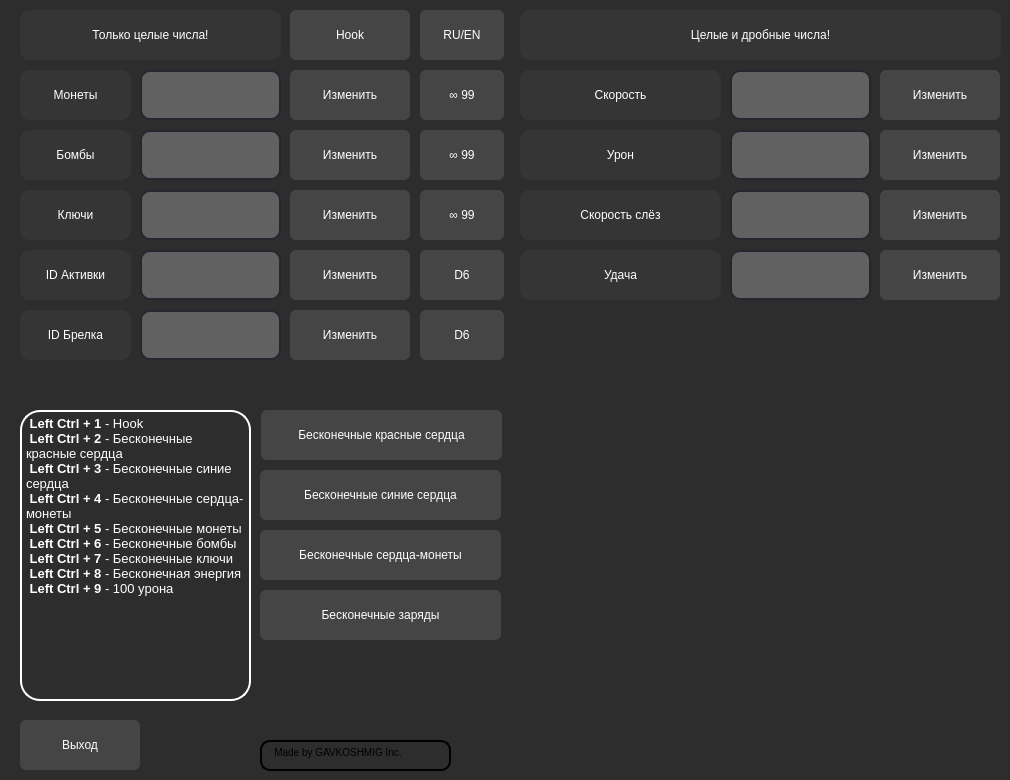
  <widget class="QWidget" name="centralwidget">
   <property name="styleSheet">
    <string notr="true">QWidget{
background-color: rgb(45, 45, 45);
}</string>
   </property>
   <widget class="QLabel" name="Int_Numbers_Only">
    <property name="geometry">
     <rect>
      <x>20</x>
      <y>10</y>
      <width>261</width>
      <height>50</height>
     </rect>
    </property>
    <property name="styleSheet">
     <string notr="true">QLabel{
	color: rgb(255, 255, 255);
	font: 75 11pt &quot;MS Shell Dlg 2&quot;;
	background-color: rgb(53, 53, 53);
	border-radius: 10px;
}</string>
    </property>
    <property name="text">
     <string>&lt;html&gt;&lt;head/&gt;&lt;body&gt;&lt;p align=&quot;center&quot;&gt;Только целые числа!&lt;/p&gt;&lt;/body&gt;&lt;/html&gt;</string>
    </property>
    <property name="margin">
     <number>10</number>
    </property>
   </widget>
   <widget class="QLabel" name="Coins">
    <property name="geometry">
     <rect>
      <x>20</x>
      <y>70</y>
      <width>111</width>
      <height>50</height>
     </rect>
    </property>
    <property name="styleSheet">
     <string notr="true">QLabel{
	color: rgb(255, 255, 255);
	font: 75 11pt &quot;MS Shell Dlg 2&quot;;
	background-color: rgb(53, 53, 53);
	border-radius: 10px;
}</string>
    </property>
    <property name="text">
     <string>&lt;html&gt;&lt;head/&gt;&lt;body&gt;&lt;p align=&quot;center&quot;&gt;Монеты&lt;/p&gt;&lt;/body&gt;&lt;/html&gt;</string>
    </property>
    <property name="margin">
     <number>10</number>
    </property>
   </widget>
   <widget class="QLabel" name="Bombs">
    <property name="geometry">
     <rect>
      <x>20</x>
      <y>130</y>
      <width>111</width>
      <height>50</height>
     </rect>
    </property>
    <property name="styleSheet">
     <string notr="true">QLabel{
	color: rgb(255, 255, 255);
	font: 75 11pt &quot;MS Shell Dlg 2&quot;;
	background-color: rgb(53, 53, 53);
	border-radius: 10px;
}</string>
    </property>
    <property name="text">
     <string>&lt;html&gt;&lt;head/&gt;&lt;body&gt;&lt;p align=&quot;center&quot;&gt;Бомбы&lt;/p&gt;&lt;/body&gt;&lt;/html&gt;</string>
    </property>
    <property name="margin">
     <number>10</number>
    </property>
   </widget>
   <widget class="QLabel" name="Keys">
    <property name="geometry">
     <rect>
      <x>20</x>
      <y>190</y>
      <width>111</width>
      <height>50</height>
     </rect>
    </property>
    <property name="styleSheet">
     <string notr="true">QLabel{
	color: rgb(255, 255, 255);
	font: 75 11pt &quot;MS Shell Dlg 2&quot;;
	background-color: rgb(53, 53, 53);
	border-radius: 10px;
}</string>
    </property>
    <property name="text">
     <string>&lt;html&gt;&lt;head/&gt;&lt;body&gt;&lt;p align=&quot;center&quot;&gt;Ключи&lt;/p&gt;&lt;/body&gt;&lt;/html&gt;</string>
    </property>
    <property name="margin">
     <number>10</number>
    </property>
   </widget>
   <widget class="QLabel" name="Active_items">
    <property name="geometry">
     <rect>
      <x>20</x>
      <y>250</y>
      <width>111</width>
      <height>50</height>
     </rect>
    </property>
    <property name="styleSheet">
     <string notr="true">QLabel{
	color: rgb(255, 255, 255);
	font: 75 11pt &quot;MS Shell Dlg 2&quot;;
	background-color: rgb(53, 53, 53);
	border-radius: 10px;
}</string>
    </property>
    <property name="text">
     <string>&lt;html&gt;&lt;head/&gt;&lt;body&gt;&lt;p align=&quot;center&quot;&gt;ID Активки&lt;/p&gt;&lt;/body&gt;&lt;/html&gt;</string>
    </property>
    <property name="margin">
     <number>10</number>
    </property>
   </widget>
   <widget class="QPushButton" name="Change_coins">
    <property name="geometry">
     <rect>
      <x>290</x>
      <y>70</y>
      <width>120</width>
      <height>50</height>
     </rect>
    </property>
    <property name="styleSheet">
     <string notr="true">QPushButton {
	color: rgb(255, 255, 255);
	font: 10pt &quot;MS Shell Dlg 2&quot;;
    border-radius: 6px;
	background-color: rgb(69, 69, 69);
    min-width: 80px;
}
QPushButton:hover{
	border: 2px solid rgb(50, 50, 50);
}
QPushButton:pressed {
	background-color: rgb(64, 64, 64);
}

QPushButton:flat {
    border: none; 
}

QPushButton:default {
    border-color: navy; 
}</string>
    </property>
    <property name="text">
     <string>Изменить</string>
    </property>
   </widget>
   <widget class="QLineEdit" name="Input_coins">
    <property name="geometry">
     <rect>
      <x>140</x>
      <y>70</y>
      <width>141</width>
      <height>50</height>
     </rect>
    </property>
    <property name="styleSheet">
     <string notr="true">QLineEdit{
	font: 10pt &quot;MS Shell Dlg 2&quot;;
	border: 2px solid rgb(37, 39, 48);
	border-radius: 10px;
	color: #FFF;
	padding-left: 20 px;
	padding-right: 20 px;
	background-color: rgb(97, 97, 97);
}
QLineEdit:hover{
	border: 2px solid rgb(104, 104, 104);
}
QLineEdit:focus{
	border: 2px solid rgb(255, 255, 255);
	
	background-color: rgb(141, 141, 141);
}</string>
    </property>
   </widget>
   <widget class="QLineEdit" name="Input_bombs">
    <property name="geometry">
     <rect>
      <x>140</x>
      <y>130</y>
      <width>141</width>
      <height>50</height>
     </rect>
    </property>
    <property name="styleSheet">
     <string notr="true">QLineEdit{
	font: 10pt &quot;MS Shell Dlg 2&quot;;
	border: 2px solid rgb(37, 39, 48);
	border-radius: 10px;
	color: #FFF;
	padding-left: 20 px;
	padding-right: 20 px;
	background-color: rgb(97, 97, 97);
}
QLineEdit:hover{
	border: 2px solid rgb(104, 104, 104);
}
QLineEdit:focus{
	border: 2px solid rgb(255, 255, 255);
	
	background-color: rgb(141, 141, 141);
}</string>
    </property>
   </widget>
   <widget class="QLineEdit" name="Input_keys">
    <property name="geometry">
     <rect>
      <x>140</x>
      <y>190</y>
      <width>141</width>
      <height>50</height>
     </rect>
    </property>
    <property name="styleSheet">
     <string notr="true">QLineEdit{
	font: 10pt &quot;MS Shell Dlg 2&quot;;
	border: 2px solid rgb(37, 39, 48);
	border-radius: 10px;
	color: #FFF;
	padding-left: 20 px;
	padding-right: 20 px;
	background-color: rgb(97, 97, 97);
}
QLineEdit:hover{
	border: 2px solid rgb(104, 104, 104);
}
QLineEdit:focus{
	border: 2px solid rgb(255, 255, 255);
	
	background-color: rgb(141, 141, 141);
}</string>
    </property>
   </widget>
   <widget class="QLineEdit" name="Input_items">
    <property name="geometry">
     <rect>
      <x>140</x>
      <y>250</y>
      <width>141</width>
      <height>50</height>
     </rect>
    </property>
    <property name="styleSheet">
     <string notr="true">QLineEdit{
	font: 10pt &quot;MS Shell Dlg 2&quot;;
	border: 2px solid rgb(37, 39, 48);
	border-radius: 10px;
	color: #FFF;
	padding-left: 20 px;
	padding-right: 20 px;
	background-color: rgb(97, 97, 97);
}
QLineEdit:hover{
	border: 2px solid rgb(104, 104, 104);
}
QLineEdit:focus{
	border: 2px solid rgb(255, 255, 255);
	
	background-color: rgb(141, 141, 141);
}</string>
    </property>
   </widget>
   <widget class="QPushButton" name="Change_bombs">
    <property name="geometry">
     <rect>
      <x>290</x>
      <y>130</y>
      <width>120</width>
      <height>50</height>
     </rect>
    </property>
    <property name="styleSheet">
     <string notr="true">QPushButton {
	color: rgb(255, 255, 255);
	font: 10pt &quot;MS Shell Dlg 2&quot;;
    border-radius: 6px;
	background-color: rgb(69, 69, 69);
    min-width: 80px;
}
QPushButton:hover{
	border: 2px solid rgb(50, 50, 50);
}
QPushButton:pressed {
	background-color: rgb(64, 64, 64);
}

QPushButton:flat {
    border: none; 
}

QPushButton:default {
    border-color: navy; 
}</string>
    </property>
    <property name="text">
     <string>Изменить</string>
    </property>
   </widget>
   <widget class="QPushButton" name="Change_keys">
    <property name="geometry">
     <rect>
      <x>290</x>
      <y>190</y>
      <width>120</width>
      <height>50</height>
     </rect>
    </property>
    <property name="styleSheet">
     <string notr="true">QPushButton {
	color: rgb(255, 255, 255);
	font: 10pt &quot;MS Shell Dlg 2&quot;;
    border-radius: 6px;
	background-color: rgb(69, 69, 69);
    min-width: 80px;
}
QPushButton:hover{
	border: 2px solid rgb(50, 50, 50);
}
QPushButton:pressed {
	background-color: rgb(64, 64, 64);
}

QPushButton:flat {
    border: none; 
}

QPushButton:default {
    border-color: navy; 
}</string>
    </property>
    <property name="text">
     <string>Изменить</string>
    </property>
   </widget>
   <widget class="QPushButton" name="Change_items">
    <property name="geometry">
     <rect>
      <x>290</x>
      <y>250</y>
      <width>120</width>
      <height>50</height>
     </rect>
    </property>
    <property name="styleSheet">
     <string notr="true">QPushButton {
	color: rgb(255, 255, 255);
	font: 10pt &quot;MS Shell Dlg 2&quot;;
    border-radius: 6px;
	background-color: rgb(69, 69, 69);
    min-width: 80px;
}
QPushButton:hover{
	border: 2px solid rgb(50, 50, 50);
}
QPushButton:pressed {
	background-color: rgb(64, 64, 64);
}

QPushButton:flat {
    border: none; 
}

QPushButton:default {
    border-color: navy; 
}</string>
    </property>
    <property name="text">
     <string>Изменить</string>
    </property>
   </widget>
   <widget class="QPushButton" name="Infinity_coins">
    <property name="geometry">
     <rect>
      <x>420</x>
      <y>70</y>
      <width>84</width>
      <height>50</height>
     </rect>
    </property>
    <property name="styleSheet">
     <string notr="true">QPushButton {
	color: rgb(255, 255, 255);
	font: 10pt &quot;MS Shell Dlg 2&quot;;
    border-radius: 6px;
	background-color: rgb(69, 69, 69);
    min-width: 80px;
}
QPushButton:hover{
	border: 2px solid rgb(50, 50, 50);
}
QPushButton:pressed {
	background-color: rgb(64, 64, 64);
}

QPushButton:flat {
    border: none; 
}

QPushButton:default {
    border-color: navy; 
}</string>
    </property>
    <property name="text">
     <string>∞ 99</string>
    </property>
   </widget>
   <widget class="QPushButton" name="Infinity_bombs">
    <property name="geometry">
     <rect>
      <x>420</x>
      <y>130</y>
      <width>84</width>
      <height>50</height>
     </rect>
    </property>
    <property name="styleSheet">
     <string notr="true">QPushButton {
	color: rgb(255, 255, 255);
	font: 10pt &quot;MS Shell Dlg 2&quot;;
    border-radius: 6px;
	background-color: rgb(69, 69, 69);
    min-width: 80px;
}
QPushButton:hover{
	border: 2px solid rgb(50, 50, 50);
}
QPushButton:pressed {
	background-color: rgb(64, 64, 64);
}

QPushButton:flat {
    border: none; 
}

QPushButton:default {
    border-color: navy; 
}</string>
    </property>
    <property name="text">
     <string>∞ 99</string>
    </property>
   </widget>
   <widget class="QPushButton" name="Infinity_keys">
    <property name="geometry">
     <rect>
      <x>420</x>
      <y>190</y>
      <width>84</width>
      <height>50</height>
     </rect>
    </property>
    <property name="styleSheet">
     <string notr="true">QPushButton {
	color: rgb(255, 255, 255);
	font: 10pt &quot;MS Shell Dlg 2&quot;;
    border-radius: 6px;
	background-color: rgb(69, 69, 69);
    min-width: 80px;
}
QPushButton:hover{
	border: 2px solid rgb(50, 50, 50);
}
QPushButton:pressed {
	background-color: rgb(64, 64, 64);
}

QPushButton:flat {
    border: none; 
}

QPushButton:default {
    border-color: navy; 
}</string>
    </property>
    <property name="text">
     <string>∞ 99</string>
    </property>
   </widget>
   <widget class="QPushButton" name="D6_btn">
    <property name="geometry">
     <rect>
      <x>420</x>
      <y>250</y>
      <width>84</width>
      <height>50</height>
     </rect>
    </property>
    <property name="styleSheet">
     <string notr="true">QPushButton {
	color: rgb(255, 255, 255);
	font: 10pt &quot;MS Shell Dlg 2&quot;;
    border-radius: 6px;
	background-color: rgb(69, 69, 69);
    min-width: 80px;
}
QPushButton:hover{
	border: 2px solid rgb(50, 50, 50);
}
QPushButton:pressed {
	background-color: rgb(64, 64, 64);
}

QPushButton:flat {
    border: none; 
}

QPushButton:default {
    border-color: navy; 
}</string>
    </property>
    <property name="text">
     <string>D6</string>
    </property>
   </widget>
   <widget class="QPushButton" name="Inf_energy">
    <property name="geometry">
     <rect>
      <x>260</x>
      <y>590</y>
      <width>241</width>
      <height>50</height>
     </rect>
    </property>
    <property name="styleSheet">
     <string notr="true">QPushButton {
	color: rgb(255, 255, 255);
	font: 10pt &quot;MS Shell Dlg 2&quot;;
    border-radius: 6px;
	background-color: rgb(69, 69, 69);
    min-width: 80px;
}
QPushButton:hover{
	border: 2px solid rgb(50, 50, 50);
}
QPushButton:pressed {
	background-color: rgb(64, 64, 64);
}

QPushButton:flat {
    border: none; 
}

QPushButton:default {
    border-color: navy; 
}</string>
    </property>
    <property name="text">
     <string>Бесконечные заряды</string>
    </property>
   </widget>
   <widget class="QPushButton" name="Inf_hearts_coins">
    <property name="geometry">
     <rect>
      <x>260</x>
      <y>530</y>
      <width>241</width>
      <height>50</height>
     </rect>
    </property>
    <property name="styleSheet">
     <string notr="true">QPushButton {
	color: rgb(255, 255, 255);
	font: 10pt &quot;MS Shell Dlg 2&quot;;
    border-radius: 6px;
	background-color: rgb(69, 69, 69);
    min-width: 80px;
}
QPushButton:hover{
	border: 2px solid rgb(50, 50, 50);
}
QPushButton:pressed {
	background-color: rgb(64, 64, 64);
}

QPushButton:flat {
    border: none; 
}

QPushButton:default {
    border-color: navy; 
}</string>
    </property>
    <property name="text">
     <string>Бесконечные сердца-монеты</string>
    </property>
   </widget>
   <widget class="QPushButton" name="Inf_red_hearts">
    <property name="geometry">
     <rect>
      <x>261</x>
      <y>410</y>
      <width>241</width>
      <height>50</height>
     </rect>
    </property>
    <property name="styleSheet">
     <string notr="true">QPushButton {
	color: rgb(255, 255, 255);
	font: 10pt &quot;MS Shell Dlg 2&quot;;
    border-radius: 6px;
	background-color: rgb(69, 69, 69);
    min-width: 80px;
}
QPushButton:hover{
	border: 2px solid rgb(50, 50, 50);
}
QPushButton:pressed {
	background-color: rgb(64, 64, 64);
}

QPushButton:flat {
    border: none; 
}

QPushButton:default {
    border-color: navy; 
}</string>
    </property>
    <property name="text">
     <string>Бесконечные красные сердца</string>
    </property>
   </widget>
   <widget class="QPushButton" name="Inf_blue_hearts">
    <property name="geometry">
     <rect>
      <x>260</x>
      <y>470</y>
      <width>241</width>
      <height>50</height>
     </rect>
    </property>
    <property name="styleSheet">
     <string notr="true">QPushButton {
	color: rgb(255, 255, 255);
	font: 10pt &quot;MS Shell Dlg 2&quot;;
    border-radius: 6px;
	background-color: rgb(69, 69, 69);
    min-width: 80px;
}
QPushButton:hover{
	border: 2px solid rgb(50, 50, 50);
}
QPushButton:pressed {
	background-color: rgb(64, 64, 64);
}

QPushButton:flat {
    border: none; 
}

QPushButton:default {
    border-color: navy; 
}</string>
    </property>
    <property name="text">
     <string>Бесконечные синие сердца</string>
    </property>
   </widget>
   <widget class="QPushButton" name="Exit_btn">
    <property name="geometry">
     <rect>
      <x>20</x>
      <y>720</y>
      <width>120</width>
      <height>50</height>
     </rect>
    </property>
    <property name="styleSheet">
     <string notr="true">QPushButton {
	color: rgb(255, 255, 255);
	font: 10pt &quot;MS Shell Dlg 2&quot;;
    border-radius: 6px;
	background-color: rgb(69, 69, 69);
    min-width: 80px;
}
QPushButton:hover{
	border: 2px solid rgb(50, 50, 50);
}
QPushButton:pressed {
	background-color: rgb(64, 64, 64);
}

QPushButton:flat {
    border: none; 
}

QPushButton:default {
    border-color: navy; 
}</string>
    </property>
    <property name="text">
     <string>Выход</string>
    </property>
   </widget>
   <widget class="QTextBrowser" name="Inform_board">
    <property name="geometry">
     <rect>
      <x>20</x>
      <y>410</y>
      <width>231</width>
      <height>291</height>
     </rect>
    </property>
    <property name="styleSheet">
     <string notr="true">QTextBrowser{
	color: rgb(255, 255, 255);
	border-radius: 20px;
	border: 2px solid rgb(255, 255, 255);
	background-color: rgb(45, 45, 45);
}
</string>
    </property>
    <property name="html">
     <string>&lt;!DOCTYPE HTML PUBLIC &quot;-//W3C//DTD HTML 4.0//EN&quot; &quot;http://www.w3.org/TR/REC-html40/strict.dtd&quot;&gt;
&lt;html&gt;&lt;head&gt;&lt;meta name=&quot;qrichtext&quot; content=&quot;1&quot; /&gt;&lt;style type=&quot;text/css&quot;&gt;
p, li { white-space: pre-wrap; }
&lt;/style&gt;&lt;/head&gt;&lt;body style=&quot; font-family:'MS Shell Dlg 2'; font-size:8.25pt; font-weight:400; font-style:normal;&quot;&gt;
&lt;p style=&quot; margin-top:0px; margin-bottom:0px; margin-left:0px; margin-right:0px; -qt-block-indent:0; text-indent:0px;&quot;&gt;&lt;span style=&quot; font-size:10pt; font-weight:600;&quot;&gt; Left Ctrl + 1&lt;/span&gt;&lt;span style=&quot; font-size:10pt;&quot;&gt; - Hook&lt;/span&gt;&lt;/p&gt;
&lt;p style=&quot; margin-top:0px; margin-bottom:0px; margin-left:0px; margin-right:0px; -qt-block-indent:0; text-indent:0px;&quot;&gt;&lt;span style=&quot; font-size:10pt; font-weight:600;&quot;&gt; Left Ctrl + 2&lt;/span&gt;&lt;span style=&quot; font-size:10pt;&quot;&gt; - Бесконечные красные сердца&lt;/span&gt;&lt;/p&gt;
&lt;p style=&quot; margin-top:0px; margin-bottom:0px; margin-left:0px; margin-right:0px; -qt-block-indent:0; text-indent:0px;&quot;&gt;&lt;span style=&quot; font-size:10pt; font-weight:600;&quot;&gt; Left Ctrl + 3&lt;/span&gt;&lt;span style=&quot; font-size:10pt;&quot;&gt; - Бесконечные синие сердца&lt;/span&gt;&lt;/p&gt;
&lt;p style=&quot; margin-top:0px; margin-bottom:0px; margin-left:0px; margin-right:0px; -qt-block-indent:0; text-indent:0px;&quot;&gt;&lt;span style=&quot; font-size:10pt; font-weight:600;&quot;&gt; Left Ctrl + 4&lt;/span&gt;&lt;span style=&quot; font-size:10pt;&quot;&gt; - Бесконечные сердца-монеты&lt;/span&gt;&lt;/p&gt;
&lt;p style=&quot; margin-top:0px; margin-bottom:0px; margin-left:0px; margin-right:0px; -qt-block-indent:0; text-indent:0px;&quot;&gt;&lt;span style=&quot; font-size:10pt; font-weight:600;&quot;&gt; Left Ctrl + 5&lt;/span&gt;&lt;span style=&quot; font-size:10pt;&quot;&gt; - Бесконечные монеты&lt;/span&gt;&lt;/p&gt;
&lt;p style=&quot; margin-top:0px; margin-bottom:0px; margin-left:0px; margin-right:0px; -qt-block-indent:0; text-indent:0px;&quot;&gt;&lt;span style=&quot; font-size:10pt; font-weight:600;&quot;&gt; Left Ctrl + 6&lt;/span&gt;&lt;span style=&quot; font-size:10pt;&quot;&gt; - Бесконечные бомбы&lt;/span&gt;&lt;/p&gt;
&lt;p style=&quot; margin-top:0px; margin-bottom:0px; margin-left:0px; margin-right:0px; -qt-block-indent:0; text-indent:0px;&quot;&gt;&lt;span style=&quot; font-size:10pt; font-weight:600;&quot;&gt; Left Ctrl + 7&lt;/span&gt;&lt;span style=&quot; font-size:10pt;&quot;&gt; - Бесконечные ключи&lt;/span&gt;&lt;/p&gt;
&lt;p style=&quot; margin-top:0px; margin-bottom:0px; margin-left:0px; margin-right:0px; -qt-block-indent:0; text-indent:0px;&quot;&gt;&lt;span style=&quot; font-size:10pt; font-weight:600;&quot;&gt; Left Ctrl + 8&lt;/span&gt;&lt;span style=&quot; font-size:10pt;&quot;&gt; - Бесконечная энергия&lt;/span&gt;&lt;/p&gt;
&lt;p style=&quot; margin-top:0px; margin-bottom:0px; margin-left:0px; margin-right:0px; -qt-block-indent:0; text-indent:0px;&quot;&gt;&lt;span style=&quot; font-size:10pt; font-weight:600;&quot;&gt; Left Ctrl + 9&lt;/span&gt;&lt;span style=&quot; font-size:10pt;&quot;&gt; - 100 урона&lt;/span&gt;&lt;/p&gt;&lt;/body&gt;&lt;/html&gt;</string>
    </property>
   </widget>
   <widget class="QPushButton" name="Language_btn">
    <property name="geometry">
     <rect>
      <x>420</x>
      <y>10</y>
      <width>84</width>
      <height>50</height>
     </rect>
    </property>
    <property name="styleSheet">
     <string notr="true">QPushButton {
	color: rgb(255, 255, 255);
	font: 10pt &quot;MS Shell Dlg 2&quot;;
    border-radius: 6px;
	background-color: rgb(69, 69, 69);
    min-width: 80px;
}
QPushButton:hover{
	border: 2px solid rgb(50, 50, 50);
}
QPushButton:pressed {
	background-color: rgb(64, 64, 64);
}

QPushButton:flat {
    border: none; 
}

QPushButton:default {
    border-color: navy; 
}</string>
    </property>
    <property name="text">
     <string>RU/EN</string>
    </property>
   </widget>
   <widget class="QPushButton" name="Hook_btn">
    <property name="geometry">
     <rect>
      <x>290</x>
      <y>10</y>
      <width>120</width>
      <height>50</height>
     </rect>
    </property>
    <property name="styleSheet">
     <string notr="true">QPushButton {
	color: rgb(255, 255, 255);
	font: 10pt &quot;MS Shell Dlg 2&quot;;
    border-radius: 6px;
	background-color: rgb(69, 69, 69);
    min-width: 80px;
}
QPushButton:hover{
	border: 2px solid rgb(50, 50, 50);
}
QPushButton:pressed {
	background-color: rgb(64, 64, 64);
}

QPushButton:flat {
    border: none; 
}

QPushButton:default {
    border-color: navy; 
}</string>
    </property>
    <property name="text">
     <string>Hook</string>
    </property>
   </widget>
   <widget class="QTextBrowser" name="Author_btn">
    <property name="geometry">
     <rect>
      <x>260</x>
      <y>740</y>
      <width>191</width>
      <height>31</height>
     </rect>
    </property>
    <property name="styleSheet">
     <string notr="true">QTextBrowser{
	color: rgb(0, 0, 0);
	border-radius: 10px;
	border: 2px solid;
	background-color: qconicalgradient(cx:0.5, cy:0.5, angle:0, stop:0 rgba(136, 106, 22, 255), stop:0.119403 rgba(166, 140, 41, 255), stop:0.233831 rgba(204, 181, 74, 255), stop:0.293532 rgba(235, 219, 102, 255), stop:0.383085 rgba(245, 236, 112, 255), stop:0.502488 rgba(209, 190, 76, 255), stop:0.57 rgba(187, 156, 51, 255), stop:0.61194 rgba(168, 142, 42, 255), stop:0.695 rgba(202, 174, 68, 255), stop:0.75 rgba(218, 202, 86, 255), stop:0.80597 rgba(208, 187, 73, 255), stop:0.835821 rgba(187, 156, 51, 255), stop:0.890547 rgba(137, 108, 26, 255));
}</string>
    </property>
    <property name="html">
     <string>&lt;!DOCTYPE HTML PUBLIC &quot;-//W3C//DTD HTML 4.0//EN&quot; &quot;http://www.w3.org/TR/REC-html40/strict.dtd&quot;&gt;
&lt;html&gt;&lt;head&gt;&lt;meta name=&quot;qrichtext&quot; content=&quot;1&quot; /&gt;&lt;style type=&quot;text/css&quot;&gt;
p, li { white-space: pre-wrap; }
&lt;/style&gt;&lt;/head&gt;&lt;body style=&quot; font-family:'MS Shell Dlg 2'; font-size:8.25pt; font-weight:400; font-style:normal;&quot;&gt;
&lt;p style=&quot; margin-top:0px; margin-bottom:0px; margin-left:0px; margin-right:0px; -qt-block-indent:0; text-indent:0px;&quot;&gt;&lt;span style=&quot; font-size:7.8pt;&quot;&gt;   Made by GAVKOSHMIG Inc.&lt;/span&gt;&lt;/p&gt;&lt;/body&gt;&lt;/html&gt;</string>
    </property>
   </widget>
   <widget class="QLabel" name="label">
    <property name="geometry">
     <rect>
      <x>460</x>
      <y>730</y>
      <width>41</width>
      <height>41</height>
     </rect>
    </property>
    <property name="text">
     <string/>
    </property>
    <property name="pixmap">
     <pixmap>imgonline-com-ua-Resize-FJDPqgFmfYQzOIw.jpg</pixmap>
    </property>
   </widget>
   <widget class="QPushButton" name="Change_shot_spd">
    <property name="geometry">
     <rect>
      <x>880</x>
      <y>190</y>
      <width>120</width>
      <height>50</height>
     </rect>
    </property>
    <property name="styleSheet">
     <string notr="true">QPushButton {
	color: rgb(255, 255, 255);
	font: 10pt &quot;MS Shell Dlg 2&quot;;
    border-radius: 6px;
	background-color: rgb(69, 69, 69);
    min-width: 80px;
}
QPushButton:hover{
	border: 2px solid rgb(50, 50, 50);
}
QPushButton:pressed {
	background-color: rgb(64, 64, 64);
}

QPushButton:flat {
    border: none; 
}

QPushButton:default {
    border-color: navy; 
}</string>
    </property>
    <property name="text">
     <string>Изменить</string>
    </property>
   </widget>
   <widget class="QLineEdit" name="Input_shot_spd">
    <property name="geometry">
     <rect>
      <x>730</x>
      <y>190</y>
      <width>141</width>
      <height>50</height>
     </rect>
    </property>
    <property name="styleSheet">
     <string notr="true">QLineEdit{
	font: 10pt &quot;MS Shell Dlg 2&quot;;
	border: 2px solid rgb(37, 39, 48);
	border-radius: 10px;
	color: #FFF;
	padding-left: 20 px;
	padding-right: 20 px;
	background-color: rgb(97, 97, 97);
}
QLineEdit:hover{
	border: 2px solid rgb(104, 104, 104);
}
QLineEdit:focus{
	border: 2px solid rgb(255, 255, 255);
	
	background-color: rgb(141, 141, 141);
}</string>
    </property>
   </widget>
   <widget class="QLabel" name="Shot_spd">
    <property name="geometry">
     <rect>
      <x>520</x>
      <y>190</y>
      <width>201</width>
      <height>50</height>
     </rect>
    </property>
    <property name="styleSheet">
     <string notr="true">QLabel{
	color: rgb(255, 255, 255);
	font: 75 11pt &quot;MS Shell Dlg 2&quot;;
	background-color: rgb(53, 53, 53);
	border-radius: 10px;
}</string>
    </property>
    <property name="text">
     <string>&lt;html&gt;&lt;head/&gt;&lt;body&gt;&lt;p align=&quot;center&quot;&gt;Скорость слёз&lt;/p&gt;&lt;/body&gt;&lt;/html&gt;</string>
    </property>
    <property name="margin">
     <number>10</number>
    </property>
   </widget>
   <widget class="QPushButton" name="Change_spd">
    <property name="geometry">
     <rect>
      <x>880</x>
      <y>70</y>
      <width>120</width>
      <height>50</height>
     </rect>
    </property>
    <property name="styleSheet">
     <string notr="true">QPushButton {
	color: rgb(255, 255, 255);
	font: 10pt &quot;MS Shell Dlg 2&quot;;
    border-radius: 6px;
	background-color: rgb(69, 69, 69);
    min-width: 80px;
}
QPushButton:hover{
	border: 2px solid rgb(50, 50, 50);
}
QPushButton:pressed {
	background-color: rgb(64, 64, 64);
}

QPushButton:flat {
    border: none; 
}

QPushButton:default {
    border-color: navy; 
}</string>
    </property>
    <property name="text">
     <string>Изменить</string>
    </property>
   </widget>
   <widget class="QLabel" name="Spd">
    <property name="geometry">
     <rect>
      <x>520</x>
      <y>70</y>
      <width>201</width>
      <height>50</height>
     </rect>
    </property>
    <property name="styleSheet">
     <string notr="true">QLabel{
	color: rgb(255, 255, 255);
	font: 75 11pt &quot;MS Shell Dlg 2&quot;;
	background-color: rgb(53, 53, 53);
	border-radius: 10px;
}</string>
    </property>
    <property name="text">
     <string>&lt;html&gt;&lt;head/&gt;&lt;body&gt;&lt;p align=&quot;center&quot;&gt;Скорость&lt;/p&gt;&lt;/body&gt;&lt;/html&gt;</string>
    </property>
    <property name="margin">
     <number>10</number>
    </property>
   </widget>
   <widget class="QLineEdit" name="Input_spd">
    <property name="geometry">
     <rect>
      <x>730</x>
      <y>70</y>
      <width>141</width>
      <height>50</height>
     </rect>
    </property>
    <property name="styleSheet">
     <string notr="true">QLineEdit{
	font: 10pt &quot;MS Shell Dlg 2&quot;;
	border: 2px solid rgb(37, 39, 48);
	border-radius: 10px;
	color: #FFF;
	padding-left: 20 px;
	padding-right: 20 px;
	background-color: rgb(97, 97, 97);
}
QLineEdit:hover{
	border: 2px solid rgb(104, 104, 104);
}
QLineEdit:focus{
	border: 2px solid rgb(255, 255, 255);
	
	background-color: rgb(141, 141, 141);
}</string>
    </property>
   </widget>
   <widget class="QPushButton" name="Change_luck">
    <property name="geometry">
     <rect>
      <x>880</x>
      <y>250</y>
      <width>120</width>
      <height>50</height>
     </rect>
    </property>
    <property name="styleSheet">
     <string notr="true">QPushButton {
	color: rgb(255, 255, 255);
	font: 10pt &quot;MS Shell Dlg 2&quot;;
    border-radius: 6px;
	background-color: rgb(69, 69, 69);
    min-width: 80px;
}
QPushButton:hover{
	border: 2px solid rgb(50, 50, 50);
}
QPushButton:pressed {
	background-color: rgb(64, 64, 64);
}

QPushButton:flat {
    border: none; 
}

QPushButton:default {
    border-color: navy; 
}</string>
    </property>
    <property name="text">
     <string>Изменить</string>
    </property>
   </widget>
   <widget class="QLabel" name="Active_items_3">
    <property name="geometry">
     <rect>
      <x>520</x>
      <y>250</y>
      <width>201</width>
      <height>50</height>
     </rect>
    </property>
    <property name="styleSheet">
     <string notr="true">QLabel{
	color: rgb(255, 255, 255);
	font: 75 11pt &quot;MS Shell Dlg 2&quot;;
	background-color: rgb(53, 53, 53);
	border-radius: 10px;
}</string>
    </property>
    <property name="text">
     <string>&lt;html&gt;&lt;head/&gt;&lt;body&gt;&lt;p align=&quot;center&quot;&gt;Удача&lt;/p&gt;&lt;/body&gt;&lt;/html&gt;</string>
    </property>
    <property name="margin">
     <number>10</number>
    </property>
   </widget>
   <widget class="QLineEdit" name="Input_luck">
    <property name="geometry">
     <rect>
      <x>730</x>
      <y>250</y>
      <width>141</width>
      <height>50</height>
     </rect>
    </property>
    <property name="styleSheet">
     <string notr="true">QLineEdit{
	font: 10pt &quot;MS Shell Dlg 2&quot;;
	border: 2px solid rgb(37, 39, 48);
	border-radius: 10px;
	color: #FFF;
	padding-left: 20 px;
	padding-right: 20 px;
	background-color: rgb(97, 97, 97);
}
QLineEdit:hover{
	border: 2px solid rgb(104, 104, 104);
}
QLineEdit:focus{
	border: 2px solid rgb(255, 255, 255);
	
	background-color: rgb(141, 141, 141);
}</string>
    </property>
   </widget>
   <widget class="QPushButton" name="Change_trinket">
    <property name="geometry">
     <rect>
      <x>290</x>
      <y>310</y>
      <width>120</width>
      <height>50</height>
     </rect>
    </property>
    <property name="styleSheet">
     <string notr="true">QPushButton {
	color: rgb(255, 255, 255);
	font: 10pt &quot;MS Shell Dlg 2&quot;;
    border-radius: 6px;
	background-color: rgb(69, 69, 69);
    min-width: 80px;
}
QPushButton:hover{
	border: 2px solid rgb(50, 50, 50);
}
QPushButton:pressed {
	background-color: rgb(64, 64, 64);
}

QPushButton:flat {
    border: none; 
}

QPushButton:default {
    border-color: navy; 
}</string>
    </property>
    <property name="text">
     <string>Изменить</string>
    </property>
   </widget>
   <widget class="QPushButton" name="D6_btn_2">
    <property name="geometry">
     <rect>
      <x>420</x>
      <y>310</y>
      <width>84</width>
      <height>50</height>
     </rect>
    </property>
    <property name="styleSheet">
     <string notr="true">QPushButton {
	color: rgb(255, 255, 255);
	font: 10pt &quot;MS Shell Dlg 2&quot;;
    border-radius: 6px;
	background-color: rgb(69, 69, 69);
    min-width: 80px;
}
QPushButton:hover{
	border: 2px solid rgb(50, 50, 50);
}
QPushButton:pressed {
	background-color: rgb(64, 64, 64);
}

QPushButton:flat {
    border: none; 
}

QPushButton:default {
    border-color: navy; 
}</string>
    </property>
    <property name="text">
     <string>D6</string>
    </property>
   </widget>
   <widget class="QLabel" name="Active_items_2">
    <property name="geometry">
     <rect>
      <x>20</x>
      <y>310</y>
      <width>111</width>
      <height>50</height>
     </rect>
    </property>
    <property name="styleSheet">
     <string notr="true">QLabel{
	color: rgb(255, 255, 255);
	font: 75 11pt &quot;MS Shell Dlg 2&quot;;
	background-color: rgb(53, 53, 53);
	border-radius: 10px;
}</string>
    </property>
    <property name="text">
     <string>&lt;html&gt;&lt;head/&gt;&lt;body&gt;&lt;p align=&quot;center&quot;&gt;ID Брелка&lt;/p&gt;&lt;/body&gt;&lt;/html&gt;</string>
    </property>
    <property name="margin">
     <number>10</number>
    </property>
   </widget>
   <widget class="QLineEdit" name="Input_trinket">
    <property name="geometry">
     <rect>
      <x>140</x>
      <y>310</y>
      <width>141</width>
      <height>50</height>
     </rect>
    </property>
    <property name="styleSheet">
     <string notr="true">QLineEdit{
	font: 10pt &quot;MS Shell Dlg 2&quot;;
	border: 2px solid rgb(37, 39, 48);
	border-radius: 10px;
	color: #FFF;
	padding-left: 20 px;
	padding-right: 20 px;
	background-color: rgb(97, 97, 97);
}
QLineEdit:hover{
	border: 2px solid rgb(104, 104, 104);
}
QLineEdit:focus{
	border: 2px solid rgb(255, 255, 255);
	
	background-color: rgb(141, 141, 141);
}</string>
    </property>
   </widget>
   <widget class="QLabel" name="Int_Numbers_Only_2">
    <property name="geometry">
     <rect>
      <x>520</x>
      <y>10</y>
      <width>481</width>
      <height>50</height>
     </rect>
    </property>
    <property name="styleSheet">
     <string notr="true">QLabel{
	color: rgb(255, 255, 255);
	font: 75 11pt &quot;MS Shell Dlg 2&quot;;
	background-color: rgb(53, 53, 53);
	border-radius: 10px;
}</string>
    </property>
    <property name="text">
     <string>&lt;html&gt;&lt;head/&gt;&lt;body&gt;&lt;p align=&quot;center&quot;&gt;Целые и дробные числа!&lt;/p&gt;&lt;/body&gt;&lt;/html&gt;</string>
    </property>
    <property name="margin">
     <number>10</number>
    </property>
   </widget>
   <widget class="QPushButton" name="Change_dmg">
    <property name="geometry">
     <rect>
      <x>880</x>
      <y>130</y>
      <width>120</width>
      <height>50</height>
     </rect>
    </property>
    <property name="styleSheet">
     <string notr="true">QPushButton {
	color: rgb(255, 255, 255);
	font: 10pt &quot;MS Shell Dlg 2&quot;;
    border-radius: 6px;
	background-color: rgb(69, 69, 69);
    min-width: 80px;
}
QPushButton:hover{
	border: 2px solid rgb(50, 50, 50);
}
QPushButton:pressed {
	background-color: rgb(64, 64, 64);
}

QPushButton:flat {
    border: none; 
}

QPushButton:default {
    border-color: navy; 
}</string>
    </property>
    <property name="text">
     <string>Изменить</string>
    </property>
   </widget>
   <widget class="QLabel" name="Shot_spd_2">
    <property name="geometry">
     <rect>
      <x>520</x>
      <y>130</y>
      <width>201</width>
      <height>50</height>
     </rect>
    </property>
    <property name="styleSheet">
     <string notr="true">QLabel{
	color: rgb(255, 255, 255);
	font: 75 11pt &quot;MS Shell Dlg 2&quot;;
	background-color: rgb(53, 53, 53);
	border-radius: 10px;
}</string>
    </property>
    <property name="text">
     <string>&lt;html&gt;&lt;head/&gt;&lt;body&gt;&lt;p align=&quot;center&quot;&gt;Урон&lt;/p&gt;&lt;/body&gt;&lt;/html&gt;</string>
    </property>
    <property name="margin">
     <number>10</number>
    </property>
   </widget>
   <widget class="QLineEdit" name="Input_dmg">
    <property name="geometry">
     <rect>
      <x>730</x>
      <y>130</y>
      <width>141</width>
      <height>50</height>
     </rect>
    </property>
    <property name="styleSheet">
     <string notr="true">QLineEdit{
	font: 10pt &quot;MS Shell Dlg 2&quot;;
	border: 2px solid rgb(37, 39, 48);
	border-radius: 10px;
	color: #FFF;
	padding-left: 20 px;
	padding-right: 20 px;
	background-color: rgb(97, 97, 97);
}
QLineEdit:hover{
	border: 2px solid rgb(104, 104, 104);
}
QLineEdit:focus{
	border: 2px solid rgb(255, 255, 255);
	
	background-color: rgb(141, 141, 141);
}</string>
    </property>
   </widget>
  </widget>
